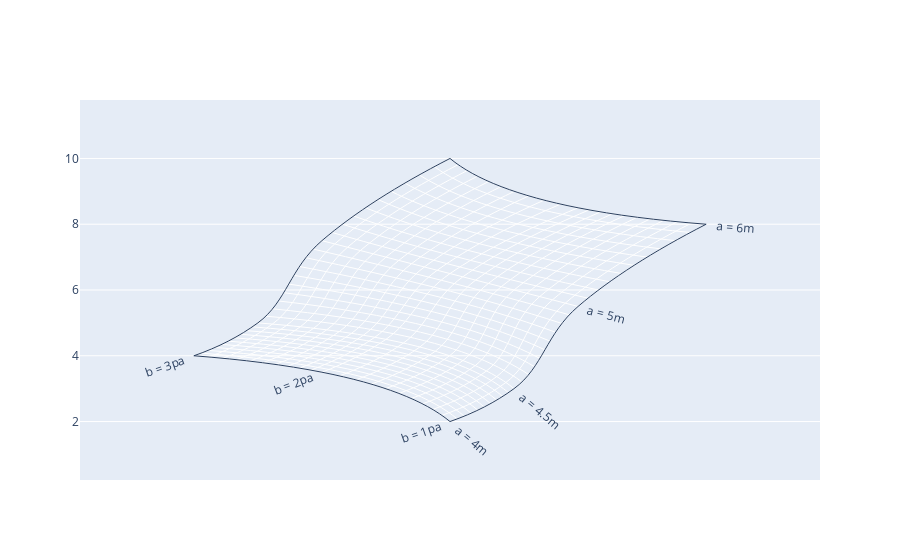

The code cell stored with this chart in its notebook:
### Markdown cell above
<h3 id="Add-A-and-B-axis">Add A and B axis<a class="anchor-link" href="#Add-A-and-B-axis">¶</a></h3><p>Use <code>aaxis</code> or <code>baxis</code> list to make changes to the axes. For a more detailed list of attributes refer to <a href="https://plot.ly/r/reference/#carpet-aaxis">R reference</a>.</p>

### Code cell
import plotly.graph_objects as go

fig = go.Figure(go.Carpet(
    a = [4, 4, 4, 4.5, 4.5, 4.5, 5, 5, 5, 6, 6, 6],
    b = [1, 2, 3, 1, 2, 3, 1, 2, 3, 1, 2, 3],
    y = [2, 3.5, 4, 3, 4.5, 5, 5.5, 6.5, 7.5, 8, 8.5, 10],
    aaxis = dict(
        tickprefix = 'a = ',
        ticksuffix = 'm',
        smoothing = 1,
        minorgridcount = 9,
    ),
    baxis = dict(
        tickprefix = 'b = ',
        ticksuffix = 'pa',
        smoothing = 1,
        minorgridcount = 9,
    )
))

fig.show()

### Figure 1 — Plotly figure (JSON) as saved in the notebook; plotly's stock layout.template omitted (floating-point values rounded to 4 significant figures)
{"data": [{"a": [4, 4, 4, 4.5, 4.5, 4.5, 5, 5, 5, 6, 6, 6], "aaxis": {"minorgridcount": 9, "smoothing": 1, "tickprefix": "a = ", "ticksuffix": "m"}, "b": [1, 2, 3, 1, 2, 3, 1, 2, 3, 1, 2, 3], "baxis": {"minorgridcount": 9, "smoothing": 1, "tickprefix": "b = ", "ticksuffix": "pa"}, "type": "carpet", "y": [2, 3.5, 4, 3, 4.5, 5, 5.5, 6.5, 7.5, 8, 8.5, 10]}], "layout": {}}
